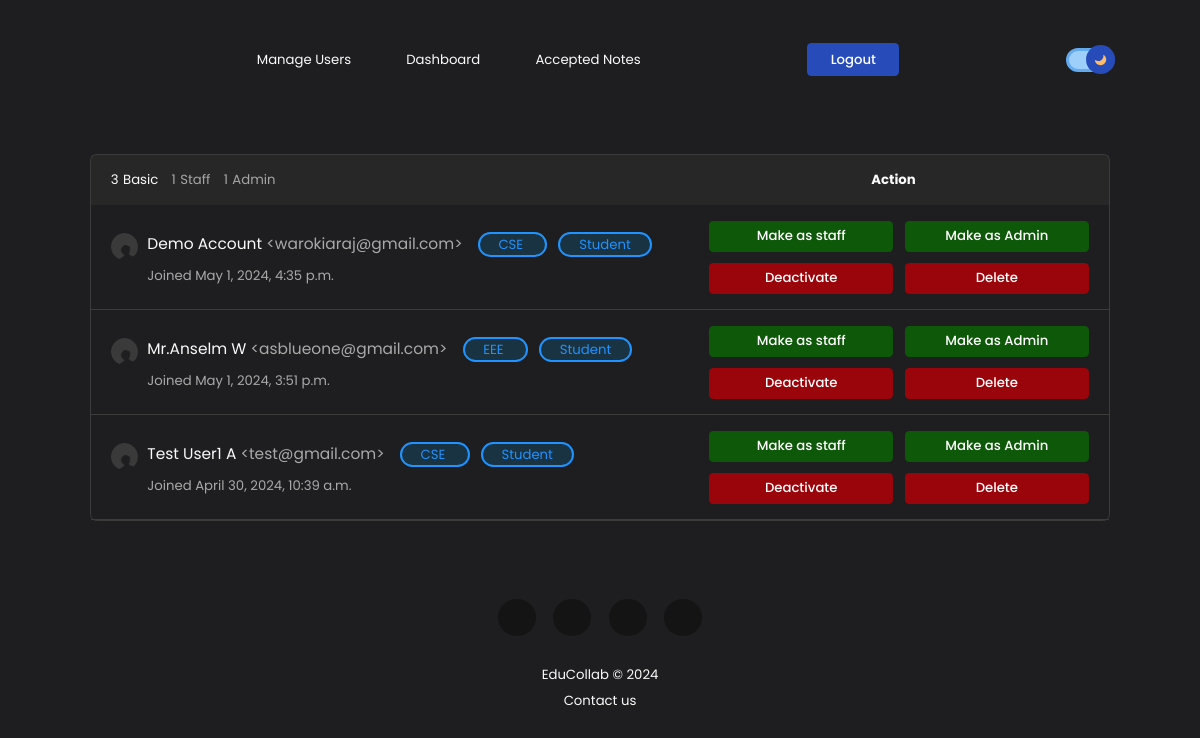
/superadmin_dashboard/basic (signed in), run on the app's committed database.
### myapp/models.py (models this page shows, shortened)
class Signup(models.Model):
    user = models.ForeignKey(User,on_delete=models.CASCADE,null=True)
    contact = models.CharField(max_length=10,null=True)
    branch = models.CharField(max_length=50,null=True)
    role = models.CharField(max_length=20,null=True)
    profile_photo = models.FileField(null=True)

### myapp/views.py (the view)
# urls.py: path('superadmin_dashboard/<str:type>', superadmin_dashboard, name="superadmin_dashboard"),
def superadmin_dashboard(request, type):
    if request.user.is_authenticated and request.user.is_superuser:
        basic_users = [i.id for i in User.objects.filter(is_staff=False, is_superuser=False)]
        staff_users = [i.id for i in User.objects.filter(is_staff=True, is_superuser=False)]
        admin_users = [i.id for i in User.objects.filter(is_superuser=True)]
        signed = Signup.objects.all()
        basic_s_users = list(filter(lambda x: x.user.id in basic_users, signed))
        staff_s_users = list(filter(lambda x: x.user.id in staff_users, signed))
        admin_s_users = list(filter(lambda x: x.user.id in admin_users, signed))
        d = {'users': basic_s_users if type == "basic" else staff_s_users if type == "staff" else admin_s_users if type == "admin" else basic_s_users, 'auth': request.user.is_authenticated, 'admin': request.user.is_superuser, 'sta': len(staff_s_users), 'adm': len(admin_s_users), 'bas': len(basic_s_users), 'type': "admin" if type == "admin" else "staff" if type == "staff" else "basic"}
        return render(request, "superadmin_dashboard.html", d)
    if not request.user.is_superuser:
        return redirect('/profile')
    return redirect("login")

### myapp/templates/superadmin_dashboard.html (shortened to what this page needs)
{% extends "base.html" %}
{% load svg %}
{% load static %}
{% block content %}
{% include "header.html" %}
<main>
  <div class="users">
    <div class="users-header">
      <div class="type-of-users">
        <a href="{% url "superadmin_dashboard" 'basic' %}" class="type-basic {% if type == "basic" %}active{% endif %}">
          <span>{{ bas }}</span> Basic
        </a>
        <a href="{% url "superadmin_dashboard" 'staff' %}" class="type-staff {% if type == "staff" %}active{% endif %}">
          <span>{{ sta }}</span> Staff
        </a>
        <a href="{% url "superadmin_dashboard" 'admin' %}" class="type-admin {% if type == "admin" %}active{% endif %}">
          <span>{{ adm }}</span> Admin
        </a>
      </div>
      <p>Action</p>
    </div>
    {% for i in users reversed %}
    <div class="user">
      <div class="user-info">
        <p>
          <span class="u-name">{{i.user.first_name}} {{i.user.last_name}}</span>
          <span class="u-mail">&lt;{{i.user.username}}&gt;</span>
          <span title="Branch" class="label u-branch">
            {% if i.branch == "1" %}
            CSE
            {% elif i.branch == "2" %}
            EEE
            {% elif i.branch == "3" %}
            ECE
            {% elif i.branch == "4" %}
            IT
            {% elif i.branch == "5" %}
            ME
            {% else %}
            Engg.
            {% endif %}
          </span>
          <span title="Role" class="label u-role">
            {% if i.role == "1" %}
            Student
            {% else %}
            Faculty
            {% endif %}
          </span>
        </p>
        <p class="u-joined-date">Joined {{i.user.date_joined}}</p>
        <div class="u-profile" {% if i.profile_photo %} style="background-image: url({{i.profile_photo.url}})" {% endif %}></div>
      </div>
      <div class="user-action" id="user-action">
        {% if not i.user.is_staff %}
        <button class="button fine" data-job="m_staff" id="btn{{i.user.id}}ms" data-id="{{i.user.id}}">Make as staff</button>
        {% else %}
        <button class="button dang" data-job="d_staff" id="btn{{i.user.id}}ds" data-id="{{i.user.id}}">Dismiss as staff</button>
        {% endif %}
        {% if not i.user.is_superuser %}
        <button class="button fine" data-job="m_admin" id="btn{{i.user.id}}ma" data-id="{{i.user.id}}">Make as Admin</button>
        {% else %}
        <button class="button dang" data-job="d_admin" id="btn{{i.user.id}}da" data-id="{{i.user.id}}">Dismiss as Admin</button>
        {% endif %}
        {% if not i.user.is_active %}
        <button class="button fine" data-job="activate" id="btn{{i.user.id}}act" data-id="{{i.user.id}}">Activate</button>
        {% else %}
        <button class="button dang" data-job="deactivate" id="btn{{i.user.id}}deact" data-id="{{i.user.id}}">Deactivate</button>
        {% endif %}
        <button class="button dang" data-job="delete" id="btn{{i.user.id}}del" data-id="{{i.user.id}}">Delete</button>
      </div>
    </div>
    {% endfor %}
  </div>
</main>
{% include "footer1.html" %}
{% endblock content %}

### myapp/templates/base.html (shortened to what this page needs)
{% load static %}
<!DOCTYPE html>
<html lang="en">
<head>
  <link rel="stylesheet" href={% static 'css/styles.css'%}>
</head>
<body>
  {% block content %} {% endblock content %}
</body>
</html>

### myapp/templates/header.html (shortened to what this page needs)
{% load static %}
{% load svg %}
<header>
  <nav>
    <ul class="nav-list">
      {% if request.user.is_authenticated %}
      {% if request.user.is_superuser  %}
      <li>
        <a href="{% url "superadmin_dashboard" 'basic' %}">Manage Users</a>
      </li>
      {% endif %}
      {% if request.user.is_superuser or request.user.is_staff %}
      <li>
        <a href="{% url "admin_dashboard" 'open' %}">Dashboard</a>
      </li>
      <li>
        <a href="{% url "viewall_usernotes" %}">Accepted Notes</a>
      </li>
      {% endif %}
      {% endif %}
    </ul>
  </nav>
  {% if request.user.is_authenticated %}
  <a href="#" class="button auth-log" id="logout-btn">Logout</a>
  {% else %}
  <div class="n-users">
    <a href="{% url 'signup' %}" class="button auth-log" style="margin-right: 0.5rem">Sign Up</a>
    <a href="{% url 'login' %}" class="button auth-log">Login</a>
  </div>
  {% endif %}
  <div class="theme-switcher desktop">
    <button class="switch">
      <img src="{% static 'images/icon-moon.svg' %}" alt="change theme" />
    </button>
  </div>
</header>

### myapp/templates/footer1.html (shortened to what this page needs)
{% load static %}
{% load svg %}
<footer>
  <div class="social">
    <a href="#" title="Facebook" class="link-fb">
    </a>
    <a href="#" title="Twitter" class="link-twitter">
    </a>
    <a href="#" title="Instagram" class="link-insta">
    </a>
    <a href="https://github.com/mxbb-0-1/" class="link-git" title="Github">
    </a>
  </div>
  <p class="cright">
    EduCollab &copy; 2024
  </p>
  {% if request.user.is_authenticated %}
  <a href="{% url "contact" %}">Contact us</a>
  {% endif %}
</footer>

### data on the page
Signup: user.first_name "Demo", user.last_name "Account", user.username "warokiaraj@gmail.com", branch "CSE", role "Student", user.date_joined "May 1, 2024, 4:35 p.m."
Signup: user.first_name "Mr.Anselm", user.last_name "W", user.username "asblueone@gmail.com", branch "EEE", role "Student", user.date_joined "May 1, 2024, 3:51 p.m."
Signup: user.first_name "Test User1", user.last_name "A", user.username "test@gmail.com", branch "CSE", role "Student", user.date_joined "April 30, 2024, 10:39 a.m."

### other printed values
{{ bas }} "3"
{{ sta }} "1"
{{ adm }} "1"
